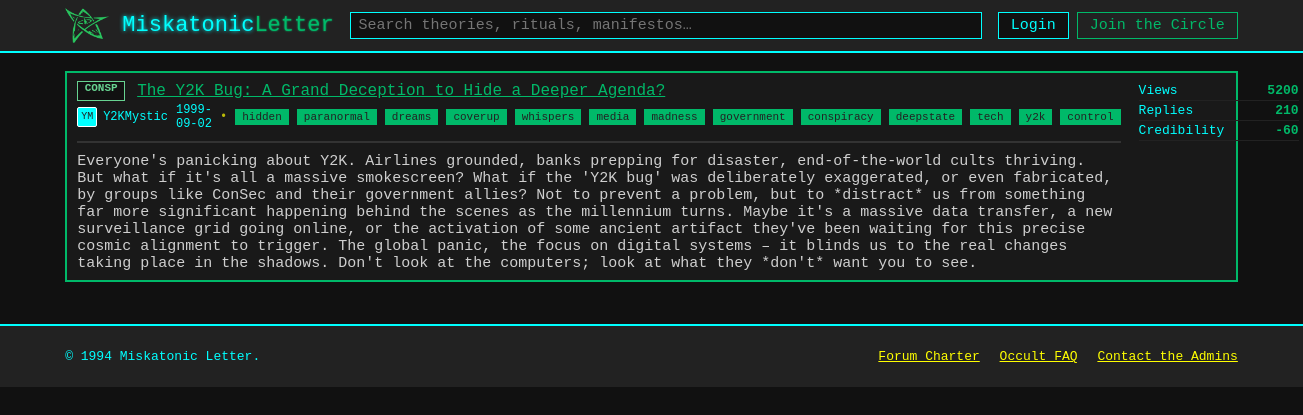
The page /Posts/172 on the database its author committed.
### db.py (models this page shows)
class Badges(Base):
    __tablename__    = "Badges"
    badge_id         = Column(Integer,primary_key=True)
    badge_title      = Column(String)
    badge_lable      = Column(String)

class Posts(Base):
    __tablename__    = "Posts"
    post_id          = Column(Integer,primary_key=True,index=True)
    post_title       = Column(String,nullable=False)
    post_exerpt      = Column(String)
    author_id        = Column(Integer,ForeignKey("Users.user_id"),nullable=False)
    post_date        = Column(Date)
    post_views       = Column(Integer,default=0)
    post_replies     = Column(Integer,default=0)
    post_credibility = Column(Integer,default=0)
    post_content     = Column(Text)
    badge_id         = Column(Integer,ForeignKey("Badges.badge_id"))

class Users(Base):
    __tablename__    = "Users"
    user_id          = Column(Integer,primary_key=True,index=True)
    user_avatar      = Column(String(2))
    user_name        = Column(String)

class Tags(Base):
    __tablename__    = "Tags"
    tag_id           = Column(Integer,primary_key=True,index=True)
    tag_lable        = Column(String)

### posts.py (the view)
@router.get("/Posts/{id}", response_class=HTMLResponse)
async def get_post(request: Request, id: str,db:Session = Depends(get_db)):
    post = db.query(Posts).filter(Posts.post_id==id).first()
    serialized_post = serialize_post(post,db)
    return templates.TemplateResponse(
        "post.html",
        {
            "request": request,
            "post": serialized_post,
        }
    )

### templates/post.html (shortened to what this page needs)
<!doctype html>
<html lang="en">
<head>
	<link rel="stylesheet" href="{{ url_for('static', path='styles.css') }}" />
</head>
<body>
	<header class="topbar">
		<div class="container topbar__inner">
			<a class="brand" href="{{ url_for('get_posts') }}">
				<img src="{{ url_for('static', path='imgs/elder-sign.png') }}" alt="" class="brand__logo" aria-hidden="true">
				<span class="brand__name">Miskatonic<span class="accent">Letter</span></span>
			</a>
			<form class="search" action="#" method="get" role="search">
				<input class="search__input" type="search" name="q" placeholder="Search theories, rituals, manifestos…" aria-label="Search" />
			</form>
			<nav class="usernav" aria-label="User">
				<a class="btn btn--ghost" href="#">Login</a>
				<a class="btn btn--primary" href="#">Join the Circle</a>
			</nav>
		</div>
	</header>
	<main class="container layout">
		<section class="content" style="width:100%">
			<div id="post-content">
				{% if post %}
					<article class="thread card" role="article">
					<div class="thread__main">
						<div class="thread__row">
						<span class="badge badge--{{ post.badge.label }}" title="{{ post.badge.title }}">{{ post.badge.label }}</span>
						<span class="thread__title">{{ post.title }}</span>
						</div>
						<div class="thread__meta">
						<span class="author">
							<span class="avatar" aria-hidden="true">{{ post.author.avatar }}</span>
							<span class="author__name">{{ post.author.name }}</span>
						</span>
						<time datetime="{{ post.date }}">{{ post.date }}</time>
						<span class="dot" aria-hidden="true">•</span>
						{% for tag in post.tags %}
							<a href="#" class="tag">{{ tag }}</a>
						{% endfor %}
						</div>
						<hr style="border:1px solid #333;margin:10px 0;">
						<div class="thread__content" style="margin-top:10px;">
						{{ post.content }}
						</div>
					</div>
					<ul class="thread__stats">
						<li><span class="stat__label">Views</span><strong>{{ post.stats.views }}</strong></li>
						<li><span class="stat__label">Replies</span><strong>{{ post.stats.replies }}</strong></li>
						<li><span class="stat__label">Credibility</span><strong>{{ post.stats.credibility }}</strong></li>
					</ul>
					</article>
				{% else %}
					<p>Post not found.</p>
				{% endif %}
				</div>
		</section>
	</main>
	<footer class="footer">
		<div class="container footer__inner">
			<p>© 1994 Miskatonic Letter.</p>
			<nav class="footer__links">
				<a href="#">Forum Charter</a>
				<a href="#">Occult FAQ</a>
				<a href="#">Contact the Admins</a>
			</nav>
		</div>
	</footer>
</body>
</html>

### static/styles.css (style rules this page uses)
body { background: #111; color: #cfcfcf; font-family: 'Courier New', Courier, monospace; font-size: 15px; margin: 0; }
.container { width: 90%; margin: 0 auto; }
.topbar { background: #222; color: #0ff; border-bottom: 2px solid #0ff; padding: 8px 0; }
.topbar__inner { display: flex; align-items: center; justify-content: space-between; }
.brand { font-size: 22px; font-family: 'Courier New', Courier, monospace; color: #0ff; text-shadow: 0 0 4px #0ff; text-decoration: none; }
.accent { color: rgb(0, 185, 105); text-shadow: 0 0 2px rgb(0, 185, 105); }
.search { flex: 1; margin: 0 16px; }
.search__input { width: 100%; padding: 4px 8px; font-family: 'Courier New', Courier, monospace; font-size: 15px; background: #111; color: #0ff; border: 1px solid #0ff; }
.usernav { display: flex; gap: 8px; }
.btn { background: #111; color: #0ff; border: 1px solid #0ff; padding: 4px 12px; font-family: 'Courier New', Courier, monospace; font-size: 15px; text-decoration: none; cursor: pointer; }
.btn--primary { background: #222; color: rgb(0, 185, 105); border: 1px solid rgb(0, 185, 105); }
.layout { display: flex; gap: 24px; margin-top: 18px; }
.content { flex: 1; }
.card { background: #191919; border: 2px solid #0ff; margin-bottom: 18px; padding: 8px 10px; }
.tag { background: #222; color: #0ff; border: 1px solid #0ff; font-size: 12px; padding: 2px 8px; font-family: 'Courier New', Courier, monospace; text-decoration: none; }
.thread { background: #191919; border: 2px solid rgb(0, 185, 105); padding: 8px 10px; display: flex; justify-content: space-between; }
.thread__main { flex: 1; }
.thread__row { display: flex; align-items: center; gap: 8px; margin-bottom: 2px; }
.thread__title { color: rgb(0, 185, 105); font-family: 'Courier New', Courier, monospace; font-size: 16px; text-decoration: underline; }
.thread__meta { display: flex; align-items: center; gap: 8px; color: #0ff; font-size: 12px; }
.thread .tag { background: rgb(0, 185, 105); color: #222; border: 1px solid rgb(0, 185, 105); font-size: 11px; padding: 1px 6px; }
.author { display: flex; align-items: center; gap: 6px; }
.avatar { display: inline-block; width: 18px; height: 18px; background: #0ff; color: #222; font-size: 10px; font-family: 'Courier New', Courier, monospace; text-align: center; border: 1px solid #fff; border-radius: 2px; line-height: 18px; }
.thread__stats { list-style: none; margin: 0; padding: 0 0 0 18px; min-width: 160px; }
.thread__stats li { color: rgb(0, 185, 105); font-family: 'Courier New', Courier, monospace; font-size: 13px; border-bottom: 1px solid #222; padding: 2px 0; display: flex; justify-content: space-between; }
.stat__label { color: #0ff; }
.brand__logo { width: 2em; display: inline-block; vertical-align: middle; }
.badge { display: inline-block; min-width: 34px; height: 18px; padding: 0 6px; border: 1px solid #ff0; background: #222; color: #ff0; font-size: 11px; font-family: 'Courier New', Courier, monospace; font-weight: bold; text-align: center; margin-right: 4px; }
.badge--CONSP { background: #111; color: #68d391; border-color: #68d391; }
.footer { background: #222; color: #0ff; border-top: 2px solid #0ff; margin-top: 24px; padding: 10px 0; }
.footer__inner { display: flex; align-items: center; justify-content: space-between; font-size: 13px; }
.footer__links a { color: #ff0; text-decoration: underline; margin-left: 12px; font-family: 'Courier New', Courier, monospace; }
.dot { opacity: .7; color: #ff0; }
time { color: #0ff; font-family: 'Courier New', Courier, monospace; }

### rows shown on the page
Badges: badge.label "CONSP"
Posts: title "The Y2K Bug: A Grand Deception to Hide a Deeper Agenda?", date "1999-09-02", content "Everyone's panicking about Y2K. Airlines grounded, banks prepping for disaster, end-of-the-world cults thriving. But what if it's all a massive smokescreen? What if the 'Y2K bug' was deliberately exaggerated, or even fabricated, by groups like ConSec and their government allies? Not to prevent a problem, but to *distract* us from something far more significant happening behind the scenes as the millennium turns. Maybe it's a massive data transfer, a new surveillance grid going online, or the activation of some ancient artifact they've been waiting for this precise cosmic alignment to trigger. The global panic, the focus on digital systems – it blinds us to the real changes taking place in…", stats.views "5200", stats.credibility "-60"
Users: author.avatar "YM", author.name "Y2KMystic"
Tags: tag_lable "hidden"
Tags: tag_lable "paranormal"
Tags: tag_lable "dreams"
Tags: tag_lable "coverup"
Tags: tag_lable "whispers"
Tags: tag_lable "media"
Tags: tag_lable "madness"
Tags: tag_lable "government"
Tags: tag_lable "conspiracy"
Tags: tag_lable "deepstate"
Tags: tag_lable "tech"
Tags: tag_lable "y2k"
Tags: tag_lable "control"

### other values the page prints
{{ post.stats.replies }} "210"
